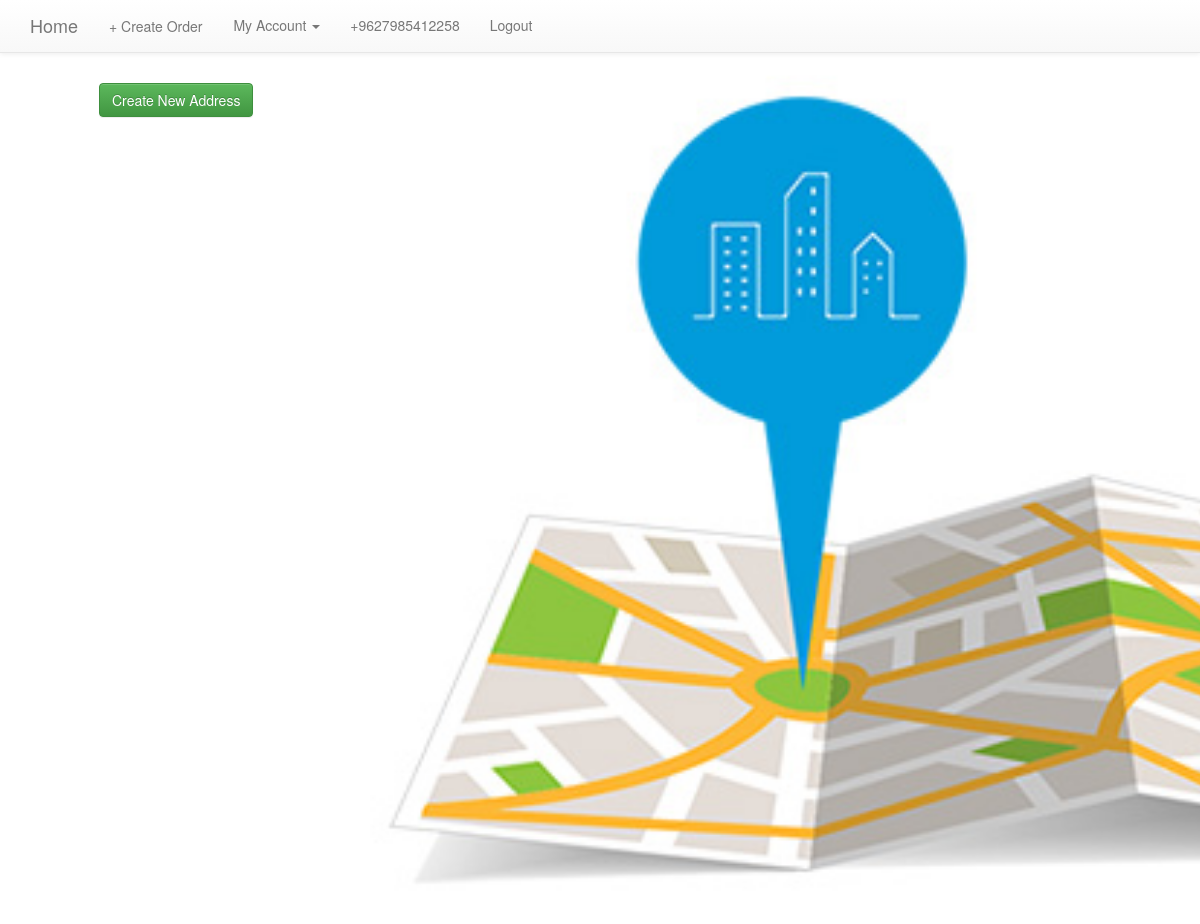
The page /u/addresses/list/ (signed in) on the database as committed earlier.
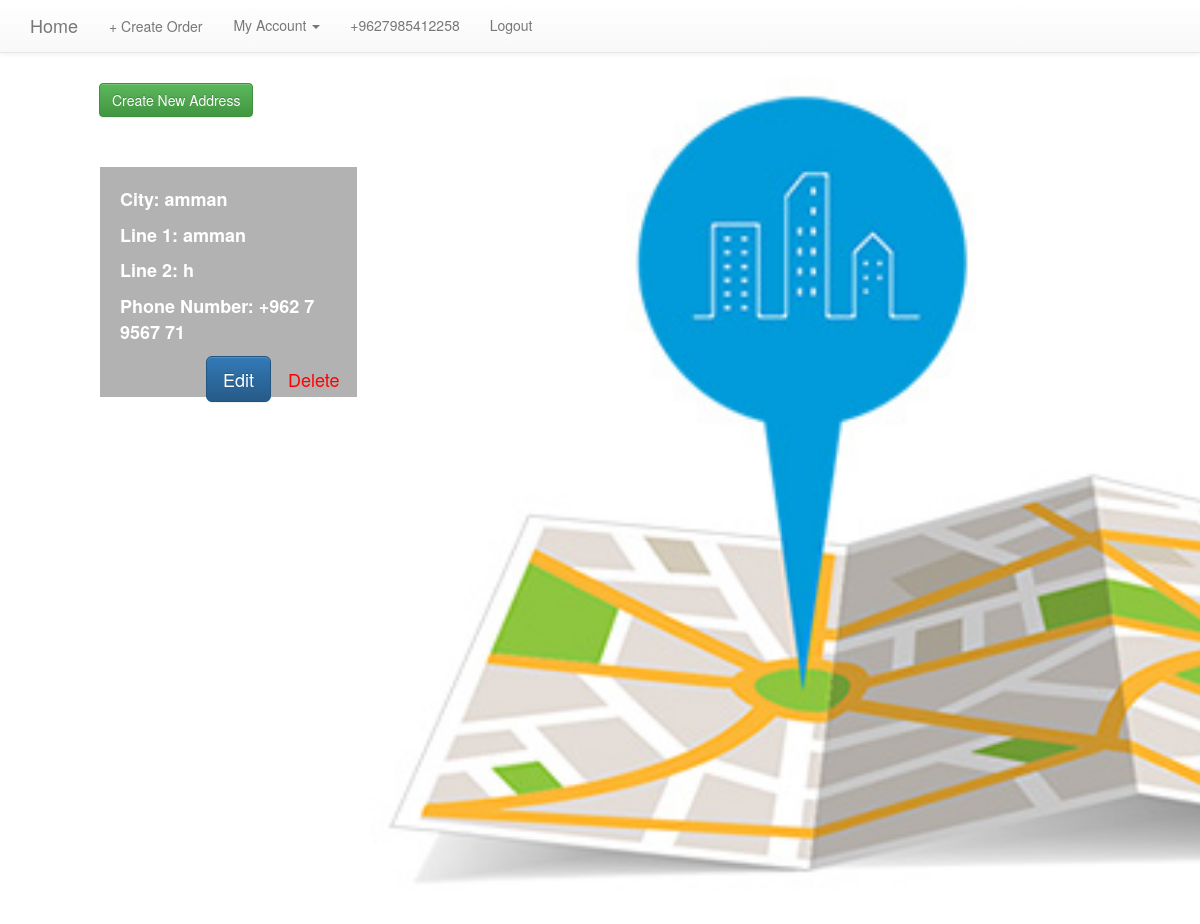
The same page on the database as committed later.
### basic_app/models.py (models this page shows, shortened)
class Address(models.Model):
    user = models.ForeignKey(User, on_delete=models.CASCADE, default="")
    city = models.CharField(max_length=255, blank=False, null=False)
    line1 = models.CharField(max_length=255, blank=False, null=False)
    line2 = models.CharField(max_length=255, blank=True, null=True)
    phone_number = models.CharField(max_length=14, blank=False, null=False)
    def __str__(self):
        return " City :" + self.city+" , " + "Line: "+self.line1

### basic_app/views.py (the view)
class AddressListView(LoginRequiredMixin, ListView):
    model = Address
    def get_queryset(self):
        return Address.objects.filter(user=self.request.user)
    def get_context_data(self, **kwargs):
        context = super(AddressListView, self).get_context_data(**kwargs)
        context['address'] = AddressForm()
        return context

### basic_app/context_processors.py (called while the page is built)
def get_order_form(request):
        order_form = OrderForm(user=request.user.id)
        return {'order_form':order_form}

### templates/basic_app/address_list.html (shortened to what this page needs)
{% extends "basic_app/base.html" %}
{% block body_block %}
    <div class="row image-address">
        <div class="col-12 add-new-address">
            <button data-backdrop="static" data-keyboard="false" class="btn btn-success" data-toggle="modal"
                    data-target="#myModal">Create New Address
            </button>
        </div>
        {% for address in address_list %}
            <div class="col-12 col-md-4 list-address">
                <div class="address">
                    <div class="date">
                        <p>City: {{ address.city }}</p>
                        <p>Line 1: {{ address.line1 }}</p>
                        <p>Line 2: {{ address.line2 }}</p>
                        <p>Phone Number: {{ address.phone_number }}</p>
                    </div>
                    <div class="date pull-right">
                        <a data-backdrop="static" data-keyboard="false" data-toggle="modal"
                           data-target="#{{ address.id }}" style="color:red"
                           class="btn btn-lg btn-link pull-right">Delete</a>
                        <a href="{% url 'basic_app:address_update' pk=address.pk %} " value="Login"
                           class="btn btn-lg btn-primary pull-right">Edit</a>
                    </div>
                </div>
            </div>
        {% endfor %}
    </div>
{% endblock %}

Rows that differ between the two databases and show on the page:
added Address: city "amman", line1 "amman", line2 "h", phone_number "+962 7 9567 71"
